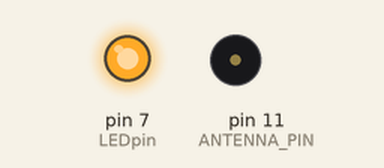
A sketch run on a simulated Arduino Uno, built with avr-gcc and run on an emulated ATmega328P. Parts: output pins drawn as LEDs (lit = HIGH), buzzer (waves = sounding). What the sketch prints to the serial monitor is not drawn.

Above: at 2.7 s.
At 29.5 s:
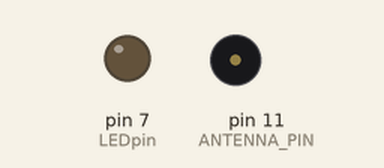
Timing chart, 0 to 39.5 s (numbered marks = the images above):
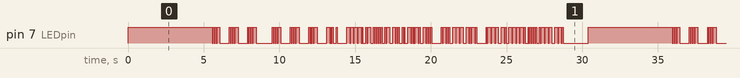

Measured:
- by itself, pin 7 (LEDpin): moves between LOW and HIGH, repeating every 30.4 s
- by itself, everything shown: repeats every 30.4 s, in 180 steps

The sketch:

137khz_ardu_beacon.ino
```cpp
/*
 Arduino cw beacon 137khz
 9A5ADI
*/

#define ANTENNA_PIN PB3 //Arduino Nano/Uno D11
#define N_MORSE  (sizeof(morsetab)/sizeof(morsetab[0]))

#define SPEED  (19)
#define DOTLEN  (1200/SPEED)
#define DASHLEN  (3*(1200/SPEED))

int LEDpin = 7;
struct t_mtab { char c, pat; } ;

struct t_mtab morsetab[] = {
    {'.', 106},
  {',', 115},
  {'?', 76},
  {'/', 41},
  {'A', 6},
  {'B', 17},
  {'C', 21},
  {'D', 9},
  {'E', 2},
  {'F', 20},
  {'G', 11},
  {'H', 16},
  {'I', 4},
  {'J', 30},
  {'K', 13},
  {'L', 18},
  {'M', 7},
  {'N', 5},
  {'O', 15},
  {'P', 22},
  {'Q', 27},
  {'R', 10},
  {'S', 8},
  {'T', 3},
  {'U', 12},
  {'V', 24},
  {'W', 14},
  {'X', 25},
  {'Y', 29},
  {'Z', 19},
  {'1', 62},
  {'2', 60},
  {'3', 56},
  {'4', 48},
  {'5', 32},
  {'6', 33},
  {'7', 35},
  {'8', 39},
  {'9', 47},
  {'0', 63},
  {'-', 97}
} ;


void dash()
{
  digitalWrite(LEDpin, HIGH) ;
  DDRB |= (1 << ANTENNA_PIN);
  delay(DASHLEN);
  DDRB &= ~(1 << ANTENNA_PIN);
  digitalWrite(LEDpin, LOW) ;
  delay(DOTLEN) ;
}

void dit()
{
  digitalWrite(LEDpin, HIGH) ;
  DDRB |= (1 << ANTENNA_PIN);
  delay(DOTLEN);
  DDRB &= ~(1 << ANTENNA_PIN);
  digitalWrite(LEDpin, LOW) ;
  delay(DOTLEN);
}

void send(char c)
{
  int i ;
  if (c == ' ') {
    Serial.print(c) ;
    delay(7*DOTLEN) ;
    return ;
  }
  for (i=0; i<N_MORSE; i++) {
    if (morsetab[i].c == c) {
      unsigned char p = morsetab[i].pat ;
      Serial.print(morsetab[i].c) ;

      while (p != 1) {
          if (p & 1)
            dash() ;
          else
            dit() ;
          p = p / 2 ;
      }
      delay(2*DOTLEN) ;
      return ;
    }
  }
  /* if we drop off the end, then we send a space */
  Serial.print("?") ;
}

void sendmsg(char *str)
{
  while (*str)
    send(*str++) ;
  Serial.println("");
}


// the setup function runs once when you press reset or power the board
void setup() {
  Serial.begin(115200);
  pinMode(LEDpin, OUTPUT) ;

  //Carrier Frequency generation
  uint32_t fTransmit = 137; //KHz
  DDRB |= (1 << ANTENNA_PIN);
  TCCR2A = (0 << COM2A1) + (1 << COM2A0); //Toggle OC0A on Compare Match
  TCCR2A |= (1 << WGM21) + (0 << WGM20); //CTC
  TCCR2B = (0 << CS22) + (0 << CS21) + (1 << CS20); //No Prescaling
  OCR2A = F_CPU / (2000 * fTransmit) - 1;

  char strbuf[255];
  sprintf(strbuf, "Will broadcast at %d KHz", (F_CPU / (2 * (1 + OCR2A)) / 1000));
  Serial.println(strbuf);


}

ISR(TIMER1_OVF_vect) {
  uint8_t adcl = ADCL;
  uint8_t adch = ADCH;
  OCR1A = (adch << 8) + adcl;
  DDRB |= (1 << ANTENNA_PIN);
}

ISR(TIMER1_COMPA_vect) {
  DDRB &= ~(1 << ANTENNA_PIN);
}

void loop() {
  DDRB |= (1 << ANTENNA_PIN);
  digitalWrite(LEDpin, HIGH) ;
  delay(5000);
  DDRB &= ~(1 << ANTENNA_PIN);
  delay(500);
  sendmsg("V V V  V V V DE 9A5ADI/B LOC JN95JG ") ;
  delay(1000);
}
```
